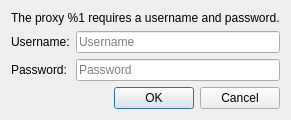
<?xml version="1.0" encoding="UTF-8"?>
<ui version="4.0">
 <class>QInstaller::ProxyCredentialsDialog</class>
 <widget class="QDialog" name="QInstaller::ProxyCredentialsDialog">
  <property name="windowTitle">
   <string>Dialog</string>
  </property>
  <layout class="QVBoxLayout" name="verticalLayout">
   <item>
    <widget class="QLabel" name="infotext">
     <property name="text">
      <string>The proxy %1 requires a username and password.</string>
     </property>
    </widget>
   </item>
   <item>
    <layout class="QFormLayout" name="formLayout">
     <item row="0" column="0">
      <widget class="QLabel" name="usernameLabel">
       <property name="text">
        <string>Username:</string>
       </property>
      </widget>
     </item>
     <item row="0" column="1">
      <widget class="QLineEdit" name="usernameLineEdit">
       <property name="placeholderText">
        <string>Username</string>
       </property>
      </widget>
     </item>
     <item row="1" column="0">
      <widget class="QLabel" name="passwordLabel">
       <property name="text">
        <string>Password:</string>
       </property>
      </widget>
     </item>
     <item row="1" column="1">
      <widget class="QLineEdit" name="passwordLineEdit">
       <property name="echoMode">
        <enum>QLineEdit::Password</enum>
       </property>
       <property name="placeholderText">
        <string>Password</string>
       </property>
      </widget>
     </item>
    </layout>
   </item>
   <item>
    <widget class="QDialogButtonBox" name="buttonBox">
     <property name="orientation">
      <enum>Qt::Horizontal</enum>
     </property>
     <property name="standardButtons">
      <set>QDialogButtonBox::Cancel|QDialogButtonBox::Ok</set>
     </property>
    </widget>
   </item>
  </layout>
 </widget>
 <resources/>
 <connections>
  <connection>
   <sender>buttonBox</sender>
   <signal>accepted()</signal>
   <receiver>QInstaller::ProxyCredentialsDialog</receiver>
   <slot>accept()</slot>
   <hints>
    <hint type="sourcelabel">
     <x>248</x>
     <y>254</y>
    </hint>
    <hint type="destinationlabel">
     <x>157</x>
     <y>274</y>
    </hint>
   </hints>
  </connection>
  <connection>
   <sender>buttonBox</sender>
   <signal>rejected()</signal>
   <receiver>QInstaller::ProxyCredentialsDialog</receiver>
   <slot>reject()</slot>
   <hints>
    <hint type="sourcelabel">
     <x>316</x>
     <y>260</y>
    </hint>
    <hint type="destinationlabel">
     <x>286</x>
     <y>274</y>
    </hint>
   </hints>
  </connection>
 </connections>
</ui>
